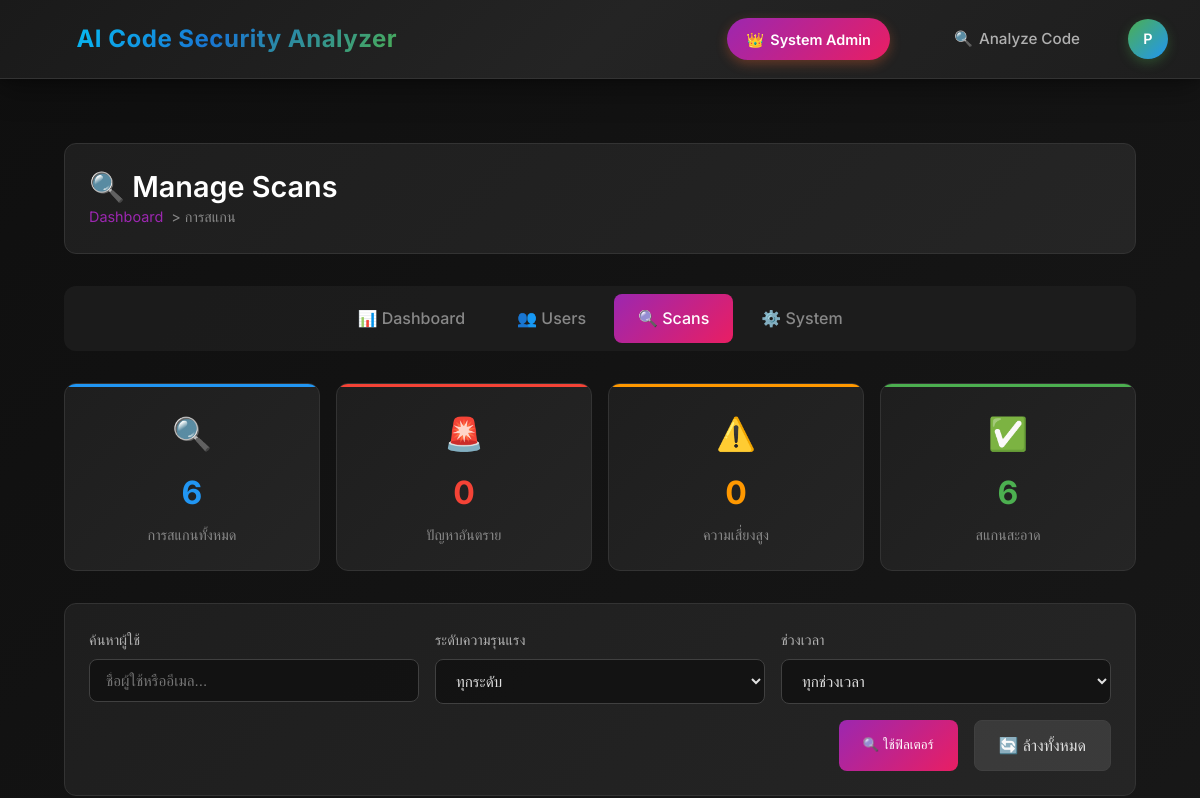
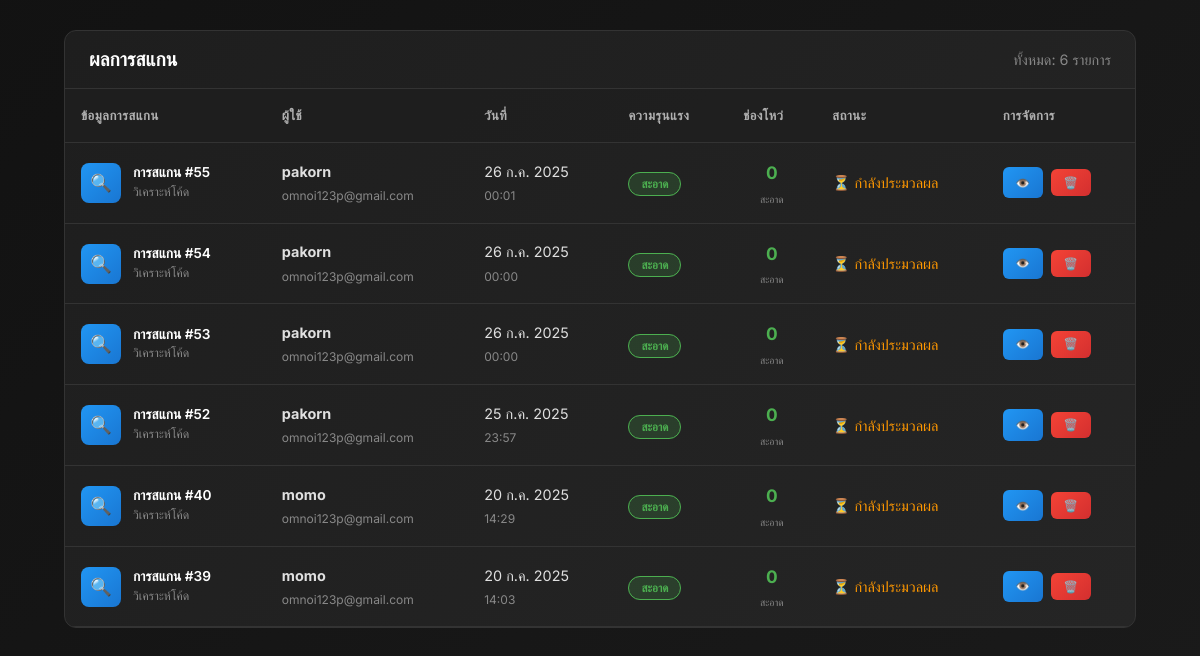
/custom-admin/scans/ (signed in), run on an earlier commit of the app's database (2 pictures, top to bottom).
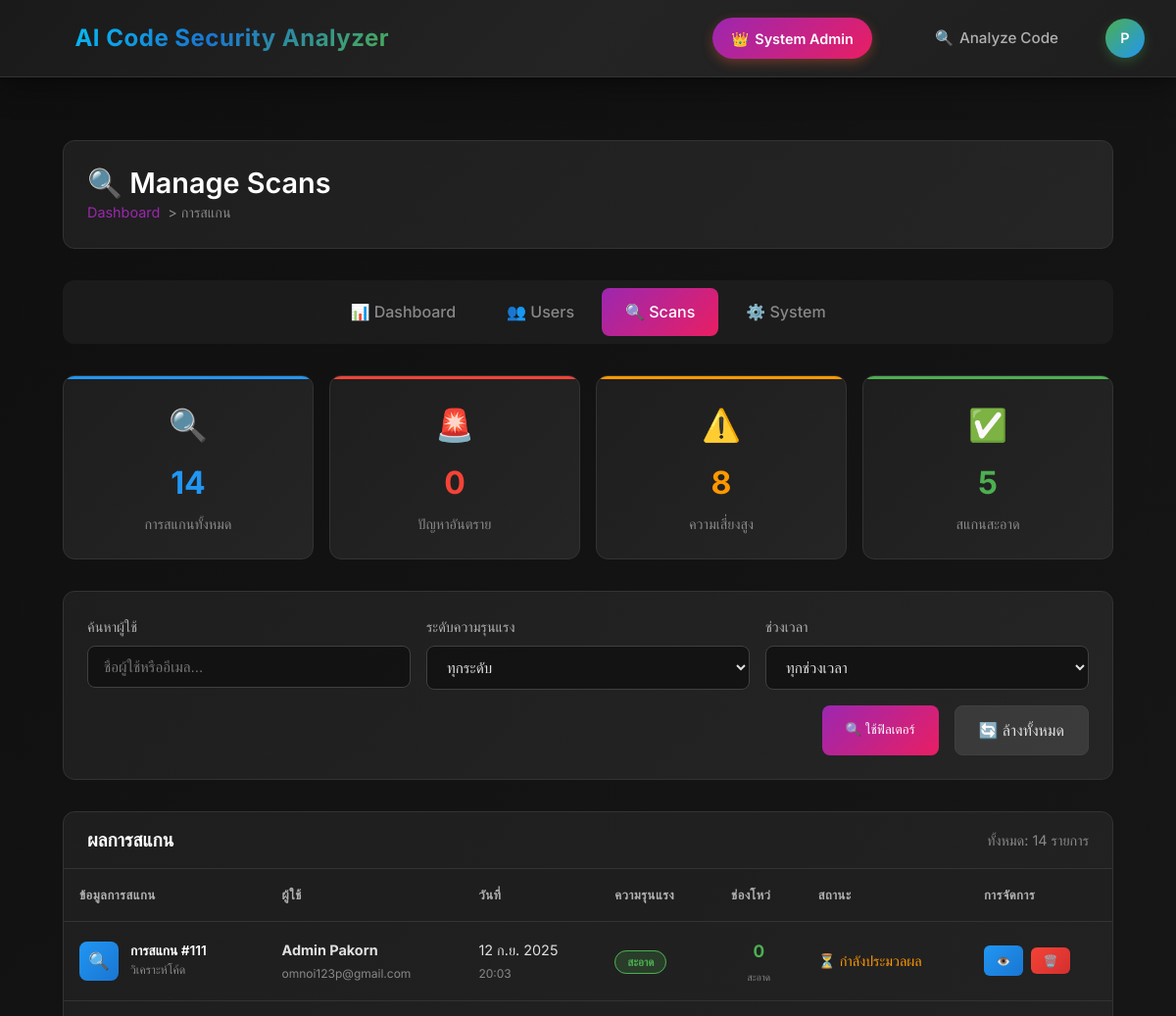
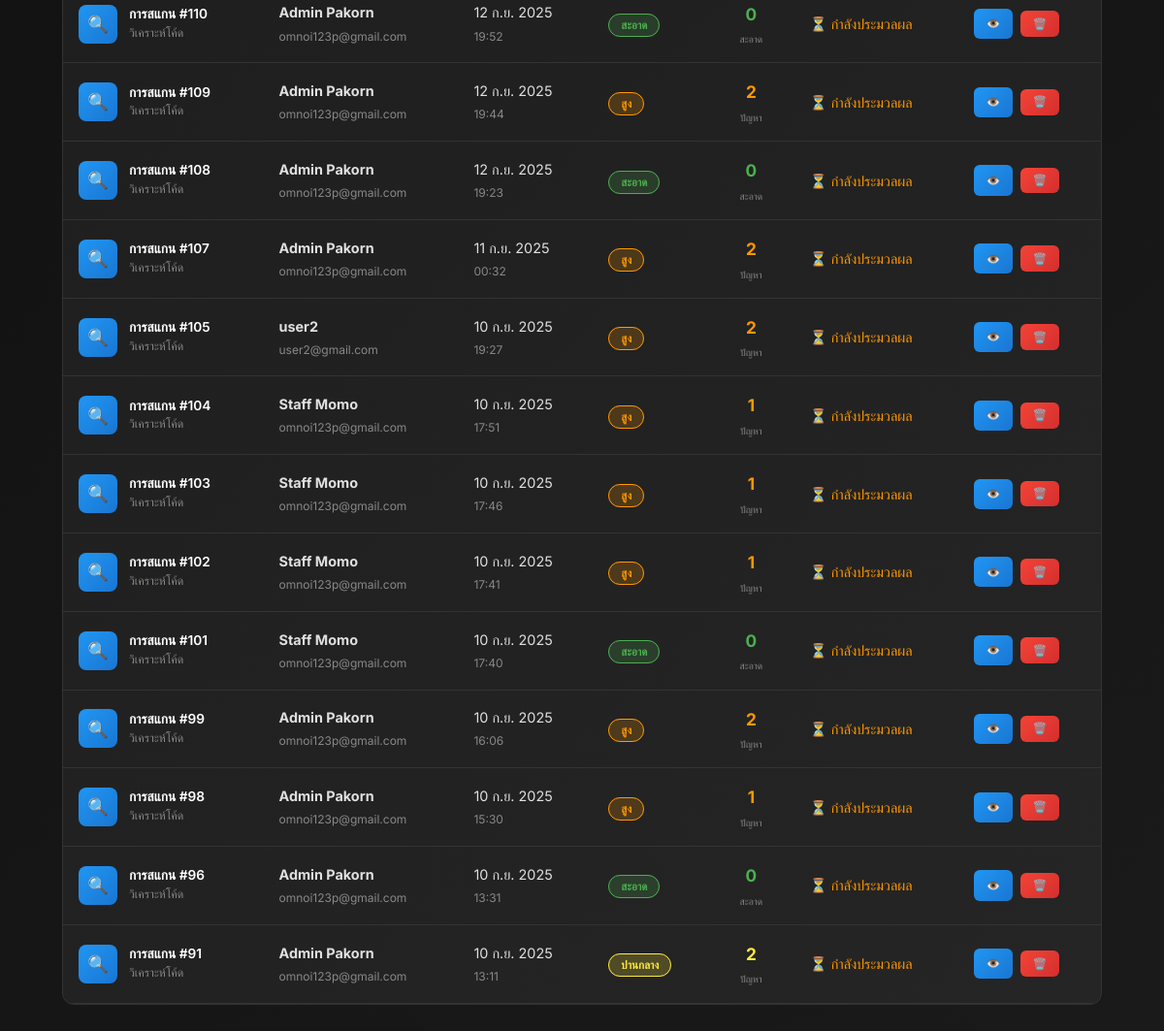
And on a later commit of the database (2 pictures, top to bottom).
### scp4/models.py (models this page shows, shortened)
class ScanResult(models.Model):
    user = models.ForeignKey(
        User,
        on_delete=models.CASCADE,
        related_name='scan_results',
        db_index=True,
        verbose_name="ผู้ใช้"
    )
    scanned_at = models.DateTimeField(
        auto_now_add=True,
        db_index=True,
        verbose_name="วันที่และเวลาที่สแกน"
    )
    scanned_code = models.TextField(verbose_name="โค้ดที่ถูกสแกน")
    analysis_result_raw = models.TextField(
        blank=True,
        null=True,
        verbose_name="ผลลัพธ์ดิบจาก AI"
    )
    ai_model_used = models.CharField(
        max_length=100,
        default="deepseek-coder:6.7b",
        verbose_name="AI Model ที่ใช้"
    )
    total_vulnerabilities = models.PositiveIntegerField(
        default=0,
        verbose_name="จำนวนช่องโหว่รวม"
    )
    critical_severity_count = models.PositiveIntegerField(
        default=0,
        verbose_name="Critical"
    )
    high_severity_count = models.PositiveIntegerField(
        default=0,
        verbose_name="High"
    )
    medium_severity_count = models.PositiveIntegerField(
        default=0,
        verbose_name="Medium"
    )
    low_severity_count = models.PositiveIntegerField(
        default=0,
        verbose_name="Low"
    )
    info_severity_count = models.PositiveIntegerField(
        default=0,
        verbose_name="Info"
    )
    class Meta:
        verbose_name = "ผลลัพธ์การสแกน"
        verbose_name_plural = "ผลลัพธ์การสแกน"
        ordering = ['-scanned_at']
        indexes = [
            models.Index(fields=['user', '-scanned_at']),
            models.Index(fields=['total_vulnerabilities']),
            models.Index(fields=['scanned_at']),
        ]

### scp4/views.py (the view, shortened to what this page needs)
# urls.py: path('custom-admin/scans/', views.admin_scans, name='admin_scans'),
@login_required
@user_passes_test(is_admin_user)  # เปลี่ยนจาก is_superuser
def admin_scans(request):
    scans = ScanResult.objects.select_related('user').order_by('-scanned_at')
    user_search = request.GET.get('user_search', '')
    severity = request.GET.get('severity', '')
    date_range = request.GET.get('date_range', '')
    from datetime import datetime, timedelta
    all_scans = ScanResult.objects.all()
    total_scans_all = all_scans.count()
    critical_scans = all_scans.filter(critical_severity_count__gt=0).count()
    high_risk_scans = all_scans.filter(high_severity_count__gt=0).count()
    clean_scans = all_scans.filter(total_vulnerabilities=0).count()
    from django.core.paginator import Paginator
    paginator = Paginator(scans, 20)
    page_number = request.GET.get('page')
    page_scans = paginator.get_page(page_number)
    context = {
        'page_scans': page_scans,
        'total_scans': scans.count(),  # จำนวนหลังกรอง
        'total_scans_all': total_scans_all,  # จำนวนทั้งหมด
        'critical_scans': critical_scans,
        'high_risk_scans': high_risk_scans,
        'clean_scans': clean_scans,
        'user_search': user_search,
        'severity': severity,
        'date_range': date_range,
    }
    return render(request, 'scp4/admin_scans.html', context)

### scp4/views.py (called while the page is built)
def is_admin_user(user):
    return user.is_superuser or user.is_staff

### scp4/templates/scp4/admin_scans.html (shortened to what the changed rows need)
{% extends "scp4/base.html" %}
{% load static %}
{% block content %}
<div class="admin-container">
    <div class="admin-header">
        <div>
            <h1 class="admin-title">🔍 Manage Scans</h1>
        </div>
    </div>
    <div class="scan-stats">
        <div class="stat-card" style="--accent-color: #2196f3;">
            <span class="stat-icon">🔍</span>
            <div class="stat-number">{{ total_scans|default:0 }}</div>
            <p class="stat-label">การสแกนทั้งหมด</p>
        </div>
        <div class="stat-card" style="--accent-color: #ff9800;">
            <span class="stat-icon">⚠️</span>
            <div class="stat-number">{{ high_risk_scans|default:0 }}</div>
            <p class="stat-label">ความเสี่ยงสูง</p>
        </div>
        <div class="stat-card" style="--accent-color: #4caf50;">
            <span class="stat-icon">✅</span>
            <div class="stat-number">{{ clean_scans|default:0 }}</div>
            <p class="stat-label">สแกนสะอาด</p>
        </div>
    </div>
    <div class="scans-table-container">
        <div class="table-header">
            <h3 class="table-title">ผลการสแกน</h3>
            <div class="table-stats">
                ทั้งหมด: {{ total_scans|default:0 }} รายการ
            </div>
        </div>
        {% if page_scans %}
        <table class="scans-table">
            <thead>
                <tr>
                    <th>ข้อมูลการสแกน</th>
                    <th>ผู้ใช้</th>
                    <th>วันที่</th>
                    <th>ความรุนแรง</th>
                    <th>ช่องโหว่</th>
                    <th>สถานะ</th>
                    <th>การจัดการ</th>
                </tr>
            </thead>
            <tbody>
                {% for scan in page_scans %}
                <tr>
                    <td>
                        <div class="scan-info">
                            <div class="scan-icon">🔍</div>
                            <div class="scan-details">
                                <h4>การสแกน #{{ scan.id }}</h4>
                                <p>{{ scan.file_name|default:"วิเคราะห์โค้ด" }}</p>
                            </div>
                        </div>
                    </td>
                    <td>
                        <div class="user-info">
                            <strong>{{ scan.user.get_full_name|default:scan.user.username }}</strong><br>
                            <small style="color: #888;">{{ scan.user.email|default:"ไม่มีอีเมล" }}</small>
                        </div>
                    </td>
                    <td>
                        {{ scan.scanned_at|date:"d M Y" }}<br>
                        <small style="color: #888;">{{ scan.scanned_at|time:"H:i" }}</small>
                    </td>
                    <td>
                        {% if scan.critical_severity_count > 0 %}
                            <span class="severity-badge severity-critical">อันตราย</span>
                        {% elif scan.high_severity_count > 0 %}
                            <span class="severity-badge severity-high">สูง</span>
                        {% elif scan.medium_severity_count > 0 %}
                            <span class="severity-badge severity-medium">ปานกลาง</span>
                        {% elif scan.low_severity_count > 0 %}
                            <span class="severity-badge severity-low">ต่ำ</span>
                        {% else %}
                            <span class="severity-badge severity-clean">สะอาด</span>
                        {% endif %}
                    </td>
                    <td>
                        <div class="vuln-count">
                            {% if scan.total_vulnerabilities > 0 %}
                                <span class="vuln-number {% if scan.critical_severity_count > 0 %}vuln-critical{% elif scan.high_severity_count > 0 %}vuln-high{% elif scan.medium_severity_count > 0 %}vuln-medium{% else %}vuln-low{% endif %}">
                                    {{ scan.total_vulnerabilities }}
                                </span>
                                <span class="vuln-label">ปัญหา</span>
                            {% else %}
                                <span class="vuln-number vuln-clean">0</span>
                                <span class="vuln-label">สะอาด</span>
                            {% endif %}
                        </div>
                    </td>
                    <td>
                        {% if scan.is_completed %}
                            <span style="color: #4caf50;">✅ เสร็จสิ้น</span>
                        {% else %}
                            <span style="color: #ff9800;">⏳ กำลังประมวลผล</span>
                        {% endif %}
                    </td>
                    <td>
                        <div class="action-buttons">
                            <a href="{% url 'scp4:view_scan_result' scan.id %}"
                               class="btn btn-small btn-view"
                               title="ดูรายละเอียด">
                                👁️
                            </a>
                            <button class="btn btn-small btn-delete"
                                    title="ลบการสแกน"
                                    onclick="confirmDeleteScan({{ scan.id }}, '{{ scan.user.username }}')">
                                🗑️
                            </button>
                        </div>
                    </td>
                </tr>
                {% endfor %}
            </tbody>
        </table>
        {% endif %}
    </div>
</div>
{% endblock %}

What changed in the data, as far as the page shows it:
removed ScanResult: id "55", file_name "วิเคราะห์โค้ด", user.get_full_name "pakorn", user.email "omnoi123p@gmail.com", scanned_at "26 ก.ค. 2025", scanned_at "00:01", critical_severity_count "สะอาด", total_vulnerabilities "0"
removed ScanResult: id "54", file_name "วิเคราะห์โค้ด", user.get_full_name "pakorn", user.email "omnoi123p@gmail.com", scanned_at "26 ก.ค. 2025", scanned_at "00:00", critical_severity_count "สะอาด", total_vulnerabilities "0"
removed ScanResult: id "53", file_name "วิเคราะห์โค้ด", user.get_full_name "pakorn", user.email "omnoi123p@gmail.com", scanned_at "26 ก.ค. 2025", scanned_at "00:00", critical_severity_count "สะอาด", total_vulnerabilities "0"
removed ScanResult: id "52", file_name "วิเคราะห์โค้ด", user.get_full_name "pakorn", user.email "omnoi123p@gmail.com", scanned_at "25 ก.ค. 2025", scanned_at "23:57", critical_severity_count "สะอาด", total_vulnerabilities "0"
removed ScanResult: id "40", file_name "วิเคราะห์โค้ด", user.get_full_name "momo", user.email "omnoi123p@gmail.com", scanned_at "20 ก.ค. 2025", scanned_at "14:29", critical_severity_count "สะอาด", total_vulnerabilities "0"
removed ScanResult: id "39", file_name "วิเคราะห์โค้ด", user.get_full_name "momo", user.email "omnoi123p@gmail.com", scanned_at "20 ก.ค. 2025", scanned_at "14:03", critical_severity_count "สะอาด", total_vulnerabilities "0"
added ScanResult: id "111", file_name "วิเคราะห์โค้ด", user.get_full_name "Admin Pakorn", user.email "omnoi123p@gmail.com", scanned_at "12 ก.ย. 2025", scanned_at "20:03", critical_severity_count "สะอาด", total_vulnerabilities "0"
added ScanResult: id "110", file_name "วิเคราะห์โค้ด", user.get_full_name "Admin Pakorn", user.email "omnoi123p@gmail.com", scanned_at "12 ก.ย. 2025", scanned_at "19:52", critical_severity_count "สะอาด", total_vulnerabilities "0"
added ScanResult: id "109", file_name "วิเคราะห์โค้ด", user.get_full_name "Admin Pakorn", user.email "omnoi123p@gmail.com", scanned_at "12 ก.ย. 2025", scanned_at "19:44", critical_severity_count "สูง", total_vulnerabilities "2"
added ScanResult: id "108", file_name "วิเคราะห์โค้ด", user.get_full_name "Admin Pakorn", user.email "omnoi123p@gmail.com", scanned_at "12 ก.ย. 2025", scanned_at "19:23", critical_severity_count "สะอาด", total_vulnerabilities "0"
added ScanResult: id "107", file_name "วิเคราะห์โค้ด", user.get_full_name "Admin Pakorn", user.email "omnoi123p@gmail.com", scanned_at "11 ก.ย. 2025", scanned_at "00:32", critical_severity_count "สูง", total_vulnerabilities "2"
added ScanResult: id "105", file_name "วิเคราะห์โค้ด", user.get_full_name "user2", user.email "user2@gmail.com", scanned_at "10 ก.ย. 2025", scanned_at "19:27", critical_severity_count "สูง", total_vulnerabilities "2"
added ScanResult: id "104", file_name "วิเคราะห์โค้ด", user.get_full_name "Staff Momo", user.email "omnoi123p@gmail.com", scanned_at "10 ก.ย. 2025", scanned_at "17:51", critical_severity_count "สูง", total_vulnerabilities "1"
added ScanResult: id "103", file_name "วิเคราะห์โค้ด", user.get_full_name "Staff Momo", user.email "omnoi123p@gmail.com", scanned_at "10 ก.ย. 2025", scanned_at "17:46", critical_severity_count "สูง", total_vulnerabilities "1"
added ScanResult: id "102", file_name "วิเคราะห์โค้ด", user.get_full_name "Staff Momo", user.email "omnoi123p@gmail.com", scanned_at "10 ก.ย. 2025", scanned_at "17:41", critical_severity_count "สูง", total_vulnerabilities "1"
added ScanResult: id "101", file_name "วิเคราะห์โค้ด", user.get_full_name "Staff Momo", user.email "omnoi123p@gmail.com", scanned_at "10 ก.ย. 2025", scanned_at "17:40", critical_severity_count "สะอาด", total_vulnerabilities "0"
added ScanResult: id "99", file_name "วิเคราะห์โค้ด", user.get_full_name "Admin Pakorn", user.email "omnoi123p@gmail.com", scanned_at "10 ก.ย. 2025", scanned_at "16:06", critical_severity_count "สูง", total_vulnerabilities "2"
added ScanResult: id "98", file_name "วิเคราะห์โค้ด", user.get_full_name "Admin Pakorn", user.email "omnoi123p@gmail.com", scanned_at "10 ก.ย. 2025", scanned_at "15:30", critical_severity_count "สูง", total_vulnerabilities "1"
added ScanResult: id "96", file_name "วิเคราะห์โค้ด", user.get_full_name "Admin Pakorn", user.email "omnoi123p@gmail.com", scanned_at "10 ก.ย. 2025", scanned_at "13:31", critical_severity_count "สะอาด", total_vulnerabilities "0"
added ScanResult: id "91", file_name "วิเคราะห์โค้ด", user.get_full_name "Admin Pakorn", user.email "omnoi123p@gmail.com", scanned_at "10 ก.ย. 2025", scanned_at "13:11", critical_severity_count "ปานกลาง", total_vulnerabilities "2", high_severity_count 0 (drawn), medium_severity_count 2 (drawn)
Also different on the page:
{{ total_scans|default:0 }}: "6" → "14"
{{ high_risk_scans|default:0 }}: "0" → "8"
{{ clean_scans|default:0 }}: "6" → "5"
